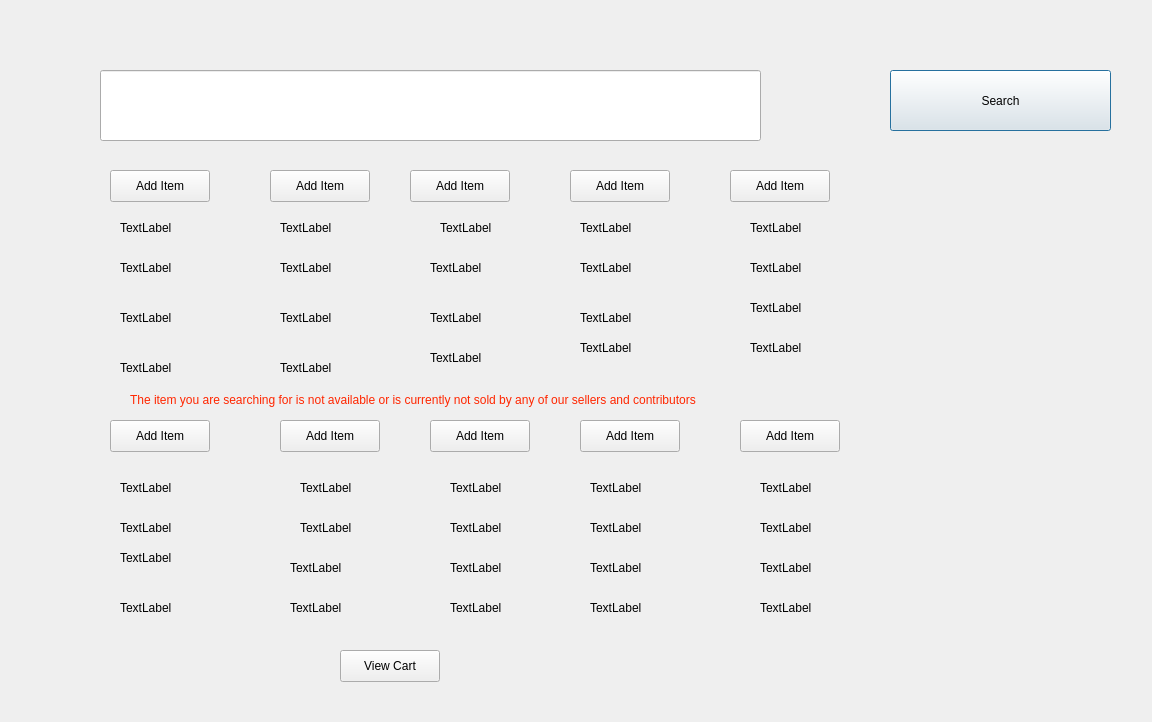
<?xml version="1.0" encoding="UTF-8"?>
<ui version="4.0">
 <class>butcheryandseafood</class>
 <widget class="QDialog" name="butcheryandseafood">
  <property name="geometry">
   <rect>
    <x>0</x>
    <y>0</y>
    <width>1152</width>
    <height>722</height>
   </rect>
  </property>
  <property name="windowTitle">
   <string>Dialog</string>
  </property>
  <widget class="QLineEdit" name="lineEdit_butcherysearch">
   <property name="geometry">
    <rect>
     <x>100</x>
     <y>70</y>
     <width>661</width>
     <height>71</height>
    </rect>
   </property>
  </widget>
  <widget class="QPushButton" name="pushButton_searchbutchery">
   <property name="geometry">
    <rect>
     <x>890</x>
     <y>70</y>
     <width>221</width>
     <height>61</height>
    </rect>
   </property>
   <property name="text">
    <string>Search</string>
   </property>
  </widget>
  <widget class="QLabel" name="label_productnamebutchery">
   <property name="geometry">
    <rect>
     <x>120</x>
     <y>220</y>
     <width>58</width>
     <height>16</height>
    </rect>
   </property>
   <property name="text">
    <string>TextLabel</string>
   </property>
  </widget>
  <widget class="QLabel" name="label_butcheryproductprice">
   <property name="geometry">
    <rect>
     <x>120</x>
     <y>260</y>
     <width>58</width>
     <height>16</height>
    </rect>
   </property>
   <property name="text">
    <string>TextLabel</string>
   </property>
  </widget>
  <widget class="QLabel" name="label_butcheryproductdesc">
   <property name="geometry">
    <rect>
     <x>120</x>
     <y>310</y>
     <width>61</width>
     <height>16</height>
    </rect>
   </property>
   <property name="text">
    <string>TextLabel</string>
   </property>
  </widget>
  <widget class="QPushButton" name="pushButton_addbutcheryproduct">
   <property name="geometry">
    <rect>
     <x>110</x>
     <y>170</y>
     <width>100</width>
     <height>32</height>
    </rect>
   </property>
   <property name="text">
    <string>Add Item</string>
   </property>
  </widget>
  <widget class="QPushButton" name="pushButton_viewbutcheryproduct">
   <property name="geometry">
    <rect>
     <x>340</x>
     <y>650</y>
     <width>100</width>
     <height>32</height>
    </rect>
   </property>
   <property name="text">
    <string>View Cart</string>
   </property>
  </widget>
  <widget class="QLabel" name="label_butcheryproductimagelink1">
   <property name="geometry">
    <rect>
     <x>120</x>
     <y>360</y>
     <width>61</width>
     <height>16</height>
    </rect>
   </property>
   <property name="text">
    <string>TextLabel</string>
   </property>
  </widget>
  <widget class="QPushButton" name="pushButton_addbutcheryproduct_2">
   <property name="geometry">
    <rect>
     <x>270</x>
     <y>170</y>
     <width>100</width>
     <height>32</height>
    </rect>
   </property>
   <property name="text">
    <string>Add Item</string>
   </property>
  </widget>
  <widget class="QLabel" name="label_productnamebutchery_2">
   <property name="geometry">
    <rect>
     <x>280</x>
     <y>220</y>
     <width>58</width>
     <height>16</height>
    </rect>
   </property>
   <property name="text">
    <string>TextLabel</string>
   </property>
  </widget>
  <widget class="QLabel" name="label_butcheryproductprice_2">
   <property name="geometry">
    <rect>
     <x>280</x>
     <y>260</y>
     <width>58</width>
     <height>16</height>
    </rect>
   </property>
   <property name="text">
    <string>TextLabel</string>
   </property>
  </widget>
  <widget class="QLabel" name="label_butcheryproductdesc_2">
   <property name="geometry">
    <rect>
     <x>280</x>
     <y>310</y>
     <width>61</width>
     <height>16</height>
    </rect>
   </property>
   <property name="text">
    <string>TextLabel</string>
   </property>
  </widget>
  <widget class="QLabel" name="label_butcheryproductimagelink_2">
   <property name="geometry">
    <rect>
     <x>280</x>
     <y>360</y>
     <width>61</width>
     <height>16</height>
    </rect>
   </property>
   <property name="text">
    <string>TextLabel</string>
   </property>
  </widget>
  <widget class="QPushButton" name="pushButton_addbutcheryproduct_3">
   <property name="geometry">
    <rect>
     <x>410</x>
     <y>170</y>
     <width>100</width>
     <height>32</height>
    </rect>
   </property>
   <property name="text">
    <string>Add Item</string>
   </property>
  </widget>
  <widget class="QLabel" name="label_productnamebutchery3">
   <property name="geometry">
    <rect>
     <x>440</x>
     <y>220</y>
     <width>58</width>
     <height>16</height>
    </rect>
   </property>
   <property name="text">
    <string>TextLabel</string>
   </property>
  </widget>
  <widget class="QLabel" name="label_butcheryproductprice_3">
   <property name="geometry">
    <rect>
     <x>430</x>
     <y>260</y>
     <width>58</width>
     <height>16</height>
    </rect>
   </property>
   <property name="text">
    <string>TextLabel</string>
   </property>
  </widget>
  <widget class="QLabel" name="label_butcheryproductdesc_3">
   <property name="geometry">
    <rect>
     <x>430</x>
     <y>310</y>
     <width>61</width>
     <height>16</height>
    </rect>
   </property>
   <property name="text">
    <string>TextLabel</string>
   </property>
  </widget>
  <widget class="QLabel" name="label_butcheryproductimagelink_3">
   <property name="geometry">
    <rect>
     <x>430</x>
     <y>350</y>
     <width>61</width>
     <height>16</height>
    </rect>
   </property>
   <property name="text">
    <string>TextLabel</string>
   </property>
  </widget>
  <widget class="QPushButton" name="pushButton_addbutcheryproduct_4">
   <property name="geometry">
    <rect>
     <x>570</x>
     <y>170</y>
     <width>100</width>
     <height>32</height>
    </rect>
   </property>
   <property name="text">
    <string>Add Item</string>
   </property>
  </widget>
  <widget class="QLabel" name="label_productnamebutchery_4">
   <property name="geometry">
    <rect>
     <x>580</x>
     <y>220</y>
     <width>58</width>
     <height>16</height>
    </rect>
   </property>
   <property name="text">
    <string>TextLabel</string>
   </property>
  </widget>
  <widget class="QLabel" name="label_butcheryproductprice_4">
   <property name="geometry">
    <rect>
     <x>580</x>
     <y>260</y>
     <width>58</width>
     <height>16</height>
    </rect>
   </property>
   <property name="text">
    <string>TextLabel</string>
   </property>
  </widget>
  <widget class="QLabel" name="label_butcheryproductdesc_4">
   <property name="geometry">
    <rect>
     <x>580</x>
     <y>310</y>
     <width>61</width>
     <height>16</height>
    </rect>
   </property>
   <property name="text">
    <string>TextLabel</string>
   </property>
  </widget>
  <widget class="QLabel" name="label_butcheryproductimagelink_4">
   <property name="geometry">
    <rect>
     <x>580</x>
     <y>340</y>
     <width>61</width>
     <height>16</height>
    </rect>
   </property>
   <property name="text">
    <string>TextLabel</string>
   </property>
  </widget>
  <widget class="QPushButton" name="pushButton_addbutcheryproduct_5">
   <property name="geometry">
    <rect>
     <x>730</x>
     <y>170</y>
     <width>100</width>
     <height>32</height>
    </rect>
   </property>
   <property name="text">
    <string>Add Item</string>
   </property>
  </widget>
  <widget class="QLabel" name="label_productnamebutchery_5">
   <property name="geometry">
    <rect>
     <x>750</x>
     <y>220</y>
     <width>58</width>
     <height>16</height>
    </rect>
   </property>
   <property name="text">
    <string>TextLabel</string>
   </property>
  </widget>
  <widget class="QLabel" name="label_butcheryproductprice_5">
   <property name="geometry">
    <rect>
     <x>750</x>
     <y>260</y>
     <width>58</width>
     <height>16</height>
    </rect>
   </property>
   <property name="text">
    <string>TextLabel</string>
   </property>
  </widget>
  <widget class="QLabel" name="label_butcheryproductdesc_5">
   <property name="geometry">
    <rect>
     <x>750</x>
     <y>300</y>
     <width>61</width>
     <height>16</height>
    </rect>
   </property>
   <property name="text">
    <string>TextLabel</string>
   </property>
  </widget>
  <widget class="QLabel" name="label_butcheryproductimagelink_5">
   <property name="geometry">
    <rect>
     <x>750</x>
     <y>340</y>
     <width>61</width>
     <height>16</height>
    </rect>
   </property>
   <property name="text">
    <string>TextLabel</string>
   </property>
  </widget>
  <widget class="QPushButton" name="pushButton_addbutcheryproduct_6">
   <property name="geometry">
    <rect>
     <x>110</x>
     <y>420</y>
     <width>100</width>
     <height>32</height>
    </rect>
   </property>
   <property name="text">
    <string>Add Item</string>
   </property>
  </widget>
  <widget class="QLabel" name="label_productnamebutchery_6">
   <property name="geometry">
    <rect>
     <x>120</x>
     <y>480</y>
     <width>58</width>
     <height>16</height>
    </rect>
   </property>
   <property name="text">
    <string>TextLabel</string>
   </property>
  </widget>
  <widget class="QLabel" name="label_butcheryproductprice_6">
   <property name="geometry">
    <rect>
     <x>120</x>
     <y>520</y>
     <width>58</width>
     <height>16</height>
    </rect>
   </property>
   <property name="text">
    <string>TextLabel</string>
   </property>
  </widget>
  <widget class="QLabel" name="label_butcheryproductdesc_6">
   <property name="geometry">
    <rect>
     <x>120</x>
     <y>550</y>
     <width>61</width>
     <height>16</height>
    </rect>
   </property>
   <property name="text">
    <string>TextLabel</string>
   </property>
  </widget>
  <widget class="QLabel" name="label_butcheryproductimagelink_6">
   <property name="geometry">
    <rect>
     <x>120</x>
     <y>600</y>
     <width>61</width>
     <height>16</height>
    </rect>
   </property>
   <property name="text">
    <string>TextLabel</string>
   </property>
  </widget>
  <widget class="QPushButton" name="pushButton_addbutcheryproduct_7">
   <property name="geometry">
    <rect>
     <x>280</x>
     <y>420</y>
     <width>100</width>
     <height>32</height>
    </rect>
   </property>
   <property name="text">
    <string>Add Item</string>
   </property>
  </widget>
  <widget class="QLabel" name="label_productnamebutchery_7">
   <property name="geometry">
    <rect>
     <x>300</x>
     <y>480</y>
     <width>58</width>
     <height>16</height>
    </rect>
   </property>
   <property name="text">
    <string>TextLabel</string>
   </property>
  </widget>
  <widget class="QLabel" name="label_butcheryproductprice_7">
   <property name="geometry">
    <rect>
     <x>300</x>
     <y>520</y>
     <width>58</width>
     <height>16</height>
    </rect>
   </property>
   <property name="text">
    <string>TextLabel</string>
   </property>
  </widget>
  <widget class="QLabel" name="label_butcheryproductdesc_7">
   <property name="geometry">
    <rect>
     <x>290</x>
     <y>560</y>
     <width>61</width>
     <height>16</height>
    </rect>
   </property>
   <property name="text">
    <string>TextLabel</string>
   </property>
  </widget>
  <widget class="QLabel" name="label_butcheryproductimagelink_7">
   <property name="geometry">
    <rect>
     <x>290</x>
     <y>600</y>
     <width>61</width>
     <height>16</height>
    </rect>
   </property>
   <property name="text">
    <string>TextLabel</string>
   </property>
  </widget>
  <widget class="QPushButton" name="pushButton_addbutcheryproduct_8">
   <property name="geometry">
    <rect>
     <x>430</x>
     <y>420</y>
     <width>100</width>
     <height>32</height>
    </rect>
   </property>
   <property name="text">
    <string>Add Item</string>
   </property>
  </widget>
  <widget class="QLabel" name="label_productnamebutchery_8">
   <property name="geometry">
    <rect>
     <x>450</x>
     <y>480</y>
     <width>58</width>
     <height>16</height>
    </rect>
   </property>
   <property name="text">
    <string>TextLabel</string>
   </property>
  </widget>
  <widget class="QLabel" name="label_butcheryproductprice_8">
   <property name="geometry">
    <rect>
     <x>450</x>
     <y>520</y>
     <width>58</width>
     <height>16</height>
    </rect>
   </property>
   <property name="text">
    <string>TextLabel</string>
   </property>
  </widget>
  <widget class="QLabel" name="label_butcheryproductdesc_8">
   <property name="geometry">
    <rect>
     <x>450</x>
     <y>560</y>
     <width>61</width>
     <height>16</height>
    </rect>
   </property>
   <property name="text">
    <string>TextLabel</string>
   </property>
  </widget>
  <widget class="QLabel" name="label_butcheryproductimagelink_8">
   <property name="geometry">
    <rect>
     <x>450</x>
     <y>600</y>
     <width>61</width>
     <height>16</height>
    </rect>
   </property>
   <property name="text">
    <string>TextLabel</string>
   </property>
  </widget>
  <widget class="QPushButton" name="pushButton_addbutcheryproduct_9">
   <property name="geometry">
    <rect>
     <x>580</x>
     <y>420</y>
     <width>100</width>
     <height>32</height>
    </rect>
   </property>
   <property name="text">
    <string>Add Item</string>
   </property>
  </widget>
  <widget class="QLabel" name="label_productnamebutchery_9">
   <property name="geometry">
    <rect>
     <x>590</x>
     <y>480</y>
     <width>58</width>
     <height>16</height>
    </rect>
   </property>
   <property name="text">
    <string>TextLabel</string>
   </property>
  </widget>
  <widget class="QLabel" name="label_butcheryproductprice_9">
   <property name="geometry">
    <rect>
     <x>590</x>
     <y>520</y>
     <width>58</width>
     <height>16</height>
    </rect>
   </property>
   <property name="text">
    <string>TextLabel</string>
   </property>
  </widget>
  <widget class="QLabel" name="label_butcheryproductdesc_9">
   <property name="geometry">
    <rect>
     <x>590</x>
     <y>560</y>
     <width>61</width>
     <height>16</height>
    </rect>
   </property>
   <property name="text">
    <string>TextLabel</string>
   </property>
  </widget>
  <widget class="QLabel" name="label_butcheryproductimagelink_9">
   <property name="geometry">
    <rect>
     <x>590</x>
     <y>600</y>
     <width>61</width>
     <height>16</height>
    </rect>
   </property>
   <property name="text">
    <string>TextLabel</string>
   </property>
  </widget>
  <widget class="QPushButton" name="pushButton_addbutcheryproduct_10">
   <property name="geometry">
    <rect>
     <x>740</x>
     <y>420</y>
     <width>100</width>
     <height>32</height>
    </rect>
   </property>
   <property name="text">
    <string>Add Item</string>
   </property>
  </widget>
  <widget class="QLabel" name="label_productnamebutchery_10">
   <property name="geometry">
    <rect>
     <x>760</x>
     <y>480</y>
     <width>58</width>
     <height>16</height>
    </rect>
   </property>
   <property name="text">
    <string>TextLabel</string>
   </property>
  </widget>
  <widget class="QLabel" name="label_butcheryproductprice_10">
   <property name="geometry">
    <rect>
     <x>760</x>
     <y>520</y>
     <width>58</width>
     <height>16</height>
    </rect>
   </property>
   <property name="text">
    <string>TextLabel</string>
   </property>
  </widget>
  <widget class="QLabel" name="label_butcheryproductdesc_10">
   <property name="geometry">
    <rect>
     <x>760</x>
     <y>560</y>
     <width>61</width>
     <height>16</height>
    </rect>
   </property>
   <property name="text">
    <string>TextLabel</string>
   </property>
  </widget>
  <widget class="QLabel" name="label_butcheryproductimagelink_10">
   <property name="geometry">
    <rect>
     <x>760</x>
     <y>600</y>
     <width>61</width>
     <height>16</height>
    </rect>
   </property>
   <property name="text">
    <string>TextLabel</string>
   </property>
  </widget>
  <widget class="QLabel" name="label_errormessagebutchery">
   <property name="geometry">
    <rect>
     <x>130</x>
     <y>390</y>
     <width>811</width>
     <height>20</height>
    </rect>
   </property>
   <property name="text">
    <string>&lt;html&gt;&lt;head/&gt;&lt;body&gt;&lt;p&gt;&lt;span style=&quot; color:#ff2600;&quot;&gt;The item you are searching for is not available or is currently not sold by any of our sellers and contributors&lt;/span&gt;&lt;/p&gt;&lt;/body&gt;&lt;/html&gt;</string>
   </property>
  </widget>
 </widget>
 <resources/>
 <connections/>
</ui>
